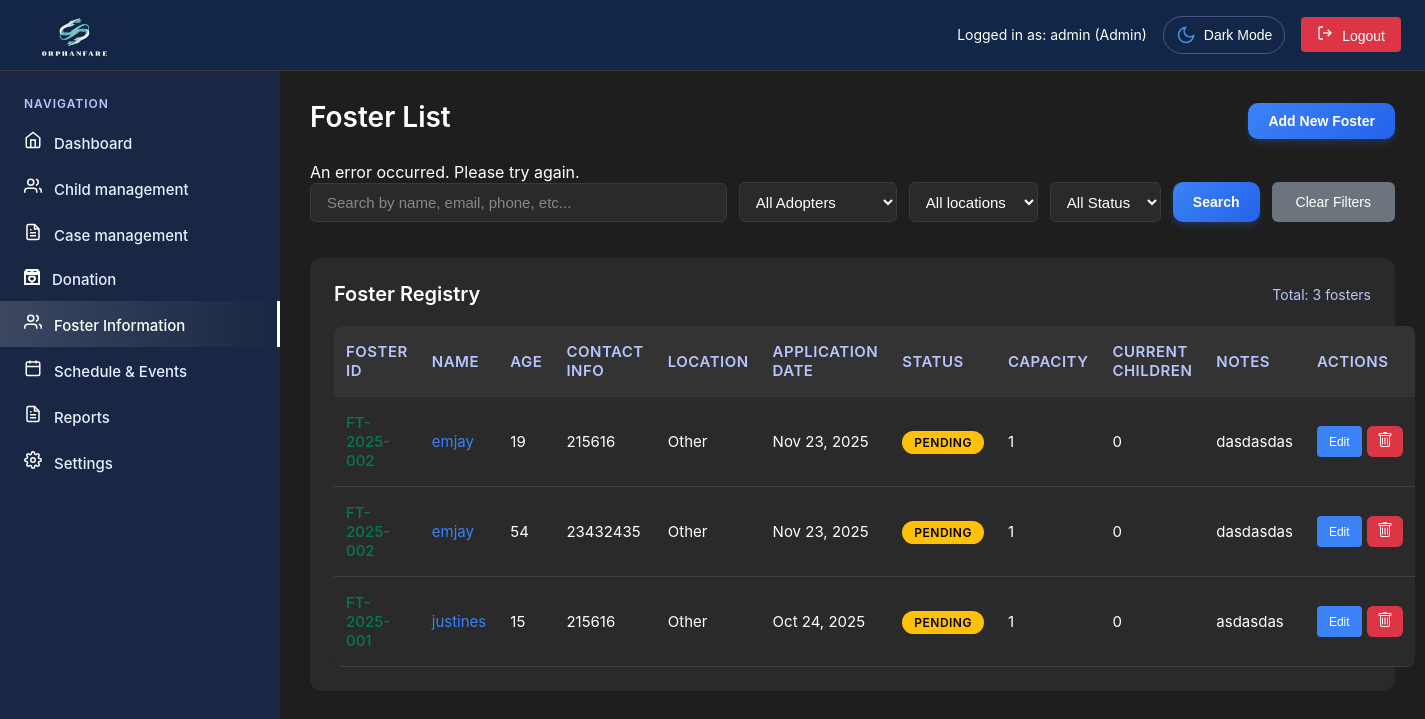
The page /admin/foster-info.php?error=invalid_foster (signed in) on the database as committed earlier.
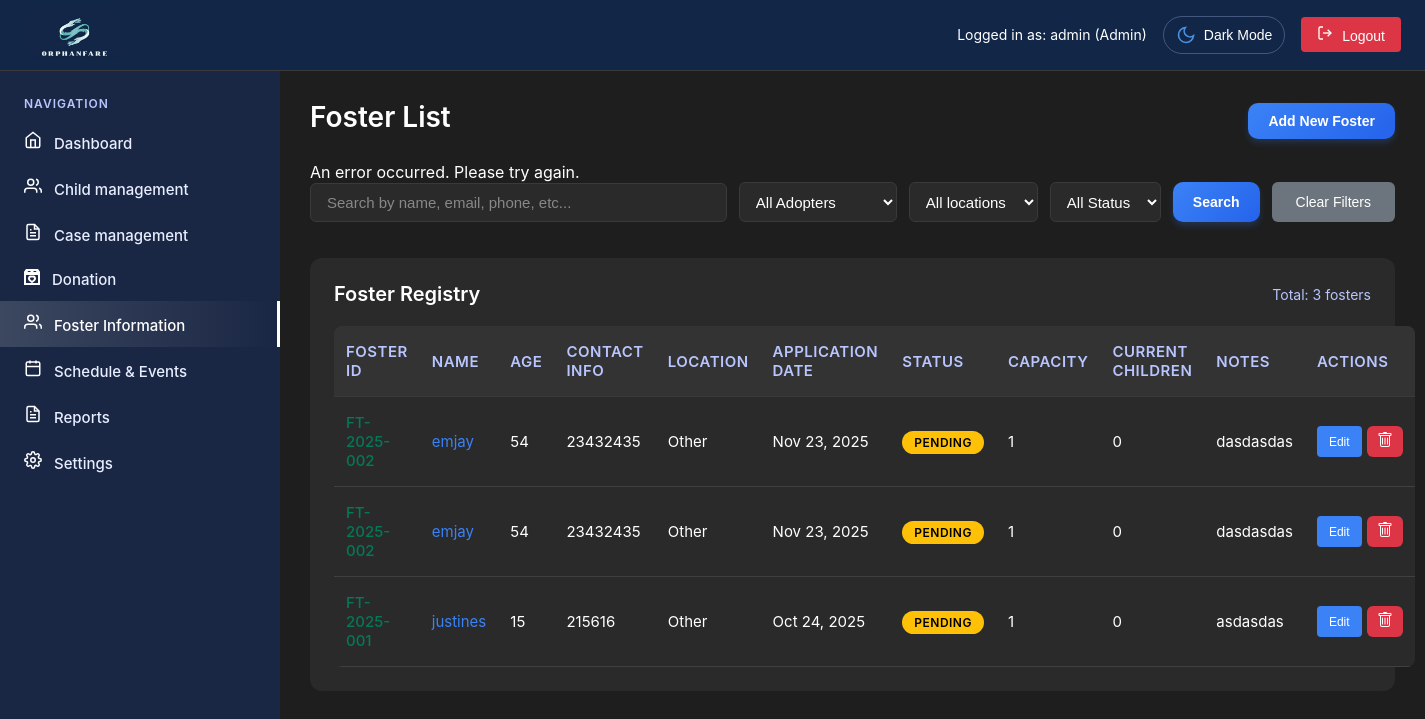
The same page on the database as committed later.
### tables this page shows
CREATE TABLE `foster_parents` (
  `id` int(11) NOT NULL,
  `foster_id` varchar(20) NOT NULL,
  `name` varchar(100) NOT NULL,
  `age` int(11) NOT NULL,
  `birth_date` date DEFAULT NULL,
  `birth_place` varchar(100) DEFAULT NULL,
  `educational_attainment` varchar(100) DEFAULT NULL,
  `religion` varchar(50) DEFAULT NULL,
  `gender` enum('Male','Female') DEFAULT NULL,
  `civil_status` varchar(50) DEFAULT NULL,
  `contact_number` varchar(20) DEFAULT NULL,
  `email` varchar(100) DEFAULT NULL,
  `address` text DEFAULT NULL,
  `occupation` varchar(100) DEFAULT NULL,
  `salary_multiplier` varchar(20) DEFAULT NULL,
  `monthly_income` varchar(50) DEFAULT NULL,
  `income_source` varchar(255) DEFAULT NULL,
  `status` enum('Active','Inactive','Pending','Approved','Rejected') DEFAULT 'Pending',
  `family_planning` text DEFAULT NULL,
  `adoption_awareness` text DEFAULT NULL,
  `parenting_approach` text DEFAULT NULL,
  `age_preference` varchar(50) DEFAULT NULL,
  `gender_preference` varchar(20) DEFAULT NULL,
  `interests` text DEFAULT NULL,
  `personality_traits` text DEFAULT NULL,
  `experience_level` varchar(50) DEFAULT NULL,
  `problem_presented` text DEFAULT NULL,
  `assessment_recommendation` text DEFAULT NULL,
  `family_composition` longtext DEFAULT NULL CHECK (json_valid(`family_composition`)),
  `assessment_date` date DEFAULT NULL,
  `social_worker_name` varchar(100) DEFAULT NULL,
  `psychological_evaluation` varchar(50) DEFAULT NULL,
  `psychologist_notes` text DEFAULT NULL,
  `overall_assessment` varchar(50) DEFAULT NULL,
  `dswd_referral_date` date DEFAULT NULL,
  `capacity` int(11) DEFAULT 1,
  `current_children` int(11) DEFAULT 0,
  `notes` text DEFAULT NULL,
  `photo_path` varchar(255) DEFAULT NULL,
  `created_at` timestamp NOT NULL DEFAULT current_timestamp(),
  `updated_at` timestamp NOT NULL DEFAULT current_timestamp() ON UPDATE current_timestamp(),
  `cf_home_ownership` varchar(50) DEFAULT NULL,
  `cf_years_at_address` int(11) DEFAULT NULL,
  `cf_previous_experience` text DEFAULT NULL,
  `cf_references` text DEFAULT NULL,
  `cf_emergency_contact` varchar(100) DEFAULT NULL,
  `cf_favorite_anime` text DEFAULT NULL
);

### admin/includes/permissions.php (called while the page is built, shortened)
<?php
class PermissionManager {
    private $conn;
    private $role;
    private $is_pdo = false;
    public function __construct($conn, $role, $user_id) {
        $this->conn = $conn;
        $this->role = $role;
        $this->is_pdo = $conn instanceof PDO;
    }
    public function hasPermission($module, $action) {
        if ($this->is_pdo) {
            $sql = "SELECT can_view, can_edit, can_delete, can_create
                    FROM permissions
                    WHERE role = ? AND module = ?";
            $stmt = $this->conn->prepare($sql);
            $stmt->execute([$this->role, $module]);
            $permission = $stmt->fetch(PDO::FETCH_ASSOC);
        }
        if ($permission) {
            switch ($action) {
                case 'view': return (bool)$permission['can_view'];
                case 'edit': return (bool)$permission['can_edit'];
                case 'delete': return (bool)$permission['can_delete'];
                case 'create': return (bool)$permission['can_create'];
            }
        }
        return false;
    }
}
?>

### admin/includes/auth.php (called while the page is built, shortened)
<?php
function formatDate($date) {
    return date('M j, Y', strtotime($date));
}
?>

### admin/foster-info.php (the view, shortened to what the changed rows need)
<?php
require_once 'includes/header.php';
$query = "SELECT * FROM foster_parents WHERE 1=1";
$params = [];
$query .= " ORDER BY created_at DESC";
try {
    $stmt = $pdo->prepare($query);
    $stmt->execute($params);
    $fosterParents = $stmt->fetchAll();
} catch (Exception $e) {
    error_log("Foster info error: " . $e->getMessage());
    $fosterParents = [];
    $totalFosters = 0;
}
$canEdit = $permissionManager->hasPermission('foster_info', 'edit');
$canDelete = $permissionManager->hasPermission('foster_info', 'delete');
?>
<main class="main-content">
    <div class="page-header">
        <h1 class="page-title">Foster List</h1>
    </div>
    <div class="registry-section">
        <div class="registry-header">
            <h2 class="registry-title">Foster Registry</h2>
        </div>
        <?php if (empty($fosterParents)): ?>
            <div class="no-items" style="text-align: center; padding: 40px; color: #888;">
                <p>No foster parents found.</p>
                <button class="btn btn-primary" onclick="window.location.href='new-foster.php'">Add Your First Foster Parent</button>
            </div>
        <?php else: ?>
            <table class="foster-table">
                <thead>
                    <tr>
                        <th>Foster ID</th>
                        <th>Name</th>
                        <th>Age</th>
                        <th>Contact Info</th>
                        <th>Location</th>
                        <th>Application Date</th>
                        <th>Status</th>
                        <th>Capacity</th>
                        <th>Current Children</th>
                        <th>Notes</th>
                        <th>Actions</th>
                    </tr>
                </thead>
                <tbody>
                    <?php foreach ($fosterParents as $foster): ?>
                    <tr>
                        <td class="foster-id clickable-id"
                            <?php if ($canEdit): ?>onclick="showFosterDetails('<?php echo htmlspecialchars($foster['foster_id']); ?>')" style="cursor: pointer; color: #047857;"<?php else: ?>style="cursor: not-allowed; color: #cccccc;"<?php endif; ?>>
                            <?php echo htmlspecialchars($foster['foster_id'] ?? 'N/A'); ?>
                        </td>
                        <td>
                            <a href="foster-details.php?foster_id=<?php echo $foster['foster_id']; ?>" class="clickable-name">
                                <?php echo htmlspecialchars($foster['name'] ?? 'Unknown'); ?>
                            </a>
                        </td>
                        <td><?php echo htmlspecialchars($foster['age'] ?? 'N/A'); ?></td>
                        <td class="contact-info">
                            <?php echo htmlspecialchars($foster['contact_number'] ?? 'N/A'); ?>
                        </td>
                        <td>
                            <?php
                            $displayLocation = 'Other';
                            echo htmlspecialchars($displayLocation);
                            ?>
                        </td>
                        <td><?php echo formatDate($foster['created_at'] ?? ''); ?></td>
                        <td>
                            <?php
                            $statusClass = 'status-pending';
                            switch($foster['status'] ?? 'Pending') {
                                default:
                                    $statusClass = 'status-pending';
                            }
                            ?>
                            <span class="status-badge <?php echo $statusClass; ?>">
                                <?php echo htmlspecialchars($foster['status'] ?? 'Pending'); ?>
                            </span>
                        </td>
                        <td><?php echo htmlspecialchars($foster['capacity'] ?? 1); ?></td>
                        <td><?php echo htmlspecialchars($foster['current_children'] ?? 0); ?></td>
                        <td class="notes-cell" title="<?php echo htmlspecialchars($foster['notes'] ?? ''); ?>">
                            <?php
                            $notes = $foster['notes'] ?? '';
                            if (strlen($notes) > 50) {
                                echo htmlspecialchars(substr($notes, 0, 50)) . '...';
                            } else {
                                echo htmlspecialchars($notes);
                            }
                            ?>
                        </td>
                        <td>
                            <?php if ($canEdit): ?>
                                <div class="action-buttons" style="display: flex; gap: 5px;">
                                    <button class="btn-small btn-update"
                                            onclick="window.location.href='foster-details.php?foster_id=<?php echo $foster['foster_id']; ?>'">
                                        Edit
                                    </button>
                                    <?php if ($canDelete): ?>
                                    <button class="btn-small btn-delete"
                                            onclick="deleteFoster('<?php echo $foster['foster_id']; ?>', '<?php echo htmlspecialchars($foster['name'] ?? 'Unknown'); ?>')">
                                    </button>
                                    <?php endif; ?>
                                </div>
                            <?php else: ?>
                                <span style="color: #888; font-style: italic;">Read-only</span>
                            <?php endif; ?>
                        </td>
                    </tr>
                    <?php endforeach; ?>
                </tbody>
            </table>
        <?php endif; ?>
    </div>
</main>
<?php require_once 'includes/footer.php'; ?>

Rows that differ between the two databases and show on the page:
removed foster_parents: foster "FT-2025-002", name "emjay", age "19", contact_number "215616", displayLocation "Other", created_at "Nov 23, 2025", status "PENDING", capacity "1", current_children "0", notes "dasdasdas"
added foster_parents: foster "FT-2025-002", name "emjay", age "54", contact_number "23432435", displayLocation "Other", created_at "Nov 23, 2025", status "PENDING", capacity "1", current_children "0", notes "dasdasdas"
